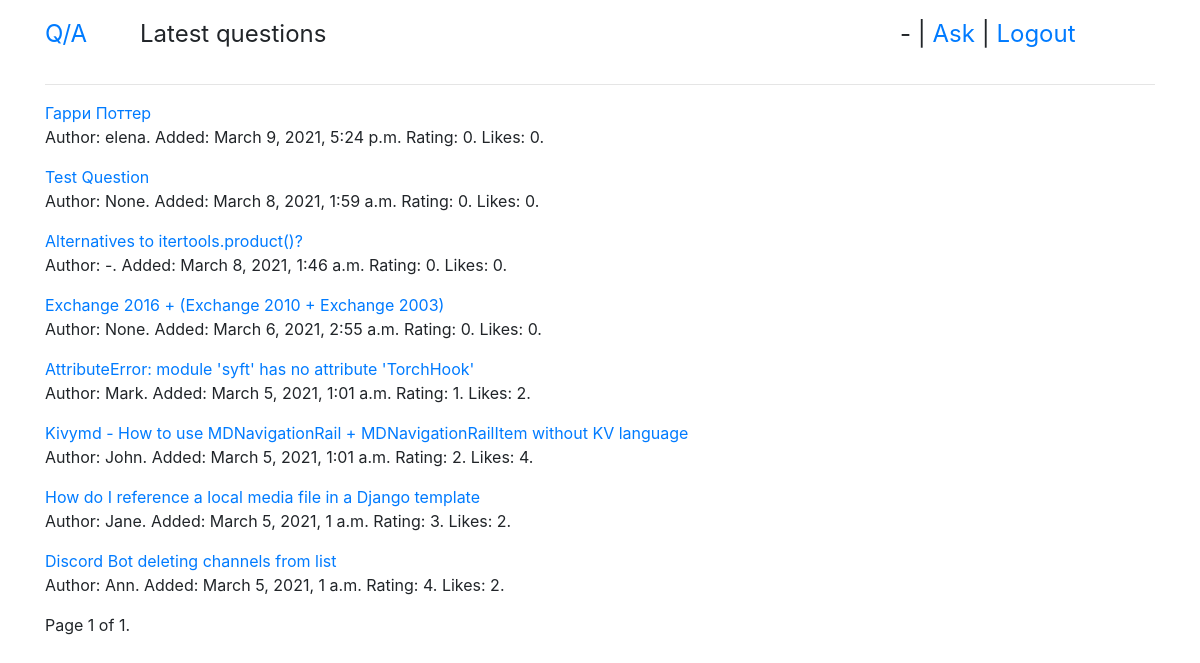
The app's page / (signed in) with its own data.
### qa/models.py (models this page shows)
class Question(models.Model):
    objects = QuestionManager()
    title = models.CharField(default='', max_length=255)
    text = models.TextField(default='')
    added_at = models.DateTimeField(null=True, auto_now_add=True)
    rating = models.IntegerField(default=0)
    author = models.ForeignKey(User, null=True, on_delete=models.SET_NULL)
    likes = models.ManyToManyField(User, null=True, related_name='question_like_user')
    def __str__(self):
        return self.title
    def get_url(self):
        return reverse("question-id", kwargs={'pk': self.id})

### qa/views.py (the view)
# urls.py: path('', latest),
def latest(request, *args, **kwargs):
    try:
        questions = Question.objects.new()
    except Question.DoesNotExist:
        raise Http404
    page_obj = paginate(request, questions)
    return render(request, 'list.html', {
        'title': 'Latest questions',
        'user': request.user,
        'page_obj': page_obj,
    })

### qa/models.py (called while the page is built)
    def new(self):
        return self.order_by('-added_at')

### qa/views.py (called while the page is built)
def paginate(request, objects):
    try:
        limit = int(request.GET.get('limit', 10))
    except ValueError:
        limit = 10
    if limit > 10:
        limit = 10
    try:
        page_number = int(request.GET.get('page', 1))
    except ValueError:
        raise Http404
    paginator = Paginator(objects, limit)
    try:
        page = paginator.page(page_number)
    except EmptyPage:
        page = paginator.page(paginator.num_pages)
    return page

### qa/templates/list.html (shortened to what this page needs)
{% extends 'base.html' %}
{% block page %}{{ title }}{% endblock %}
{% block content %}
    {% for question in page_obj %}
        <p><a href="{{ question.get_url }}">{{ question }}</a><br>
            Author: {{ question.author }}.
            Added: {{ question.added_at }}
            Rating: {{ question.rating }}.
            Likes: {{ question.likes.count }}.
        </p>
    {% endfor %}
    <div class="pagination">
        <span class="step-links">
            <span class="current">
                Page {{ page_obj.number }} of {{ page_obj.paginator.num_pages }}.
            </span>
        </span>
    </div>
{% endblock %}

### qa/templates/base.html (shortened to what this page needs)
<!DOCTYPE html>
<html lang="en">
<head>
    <link rel="stylesheet" href="https://stackpath.bootstrapcdn.com/bootstrap/4.5.2/css/bootstrap.min.css">
</head>
<body>
    <div class="container">
        <div class="row py-3" style="font-size: 1.5em">
            <div class="col-1"><a href="/">Q/A</a></div>
            <div class="col-8">{% block page %}{% endblock %}</div>
            <div class="col-3">
                {% if not user.is_authenticated %}
                    <a href="/signup/">Sign up</a> | <a href="/login/">Login</a>
                    <a href="/login/"></a>
                {% else %}
                    {{ user }} | <a href="/ask/">Ask</a> | <a href="/logout/">Logout</a>
                {% endif %}
            </div>
        </div>
        <hr>
        {% block content %}
        {% endblock %}
    </div>
</body>
</html>

### records on screen
Question: title "Гарри Поттер", author "elena", added_at "March 9, 2021, 5:24 p.m.", rating "0", likes.count "0"
Question: title "Test Question", author "None", added_at "March 8, 2021, 1:59 a.m.", rating "0", likes.count "0"
Question: title "Alternatives to itertools.product()?", author "-", added_at "March 8, 2021, 1:46 a.m.", rating "0", likes.count "0"
Question: title "Exchange 2016 + (Exchange 2010 + Exchange 2003)", author "None", added_at "March 6, 2021, 2:55 a.m.", rating "0", likes.count "0"
Question: title "AttributeError: module 'syft' has no attribute 'TorchHook'", author "Mark", added_at "March 5, 2021, 1:01 a.m.", rating "1", likes.count "2"
Question: title "Kivymd - How to use MDNavigationRail + MDNavigationRailItem without KV language", author "John", added_at "March 5, 2021, 1:01 a.m.", rating "2", likes.count "4"
Question: title "How do I reference a local media file in a Django template", author "Jane", added_at "March 5, 2021, 1 a.m.", rating "3", likes.count "2"
Question: title "Discord Bot deleting channels from list", author "Ann", added_at "March 5, 2021, 1 a.m.", rating "4", likes.count "2"

### other values on screen
{{ title }} "Latest questions"
{{ user }} "-"
{{ page_obj.number }} "1"
{{ page_obj.paginator.num_pages }} "1"
